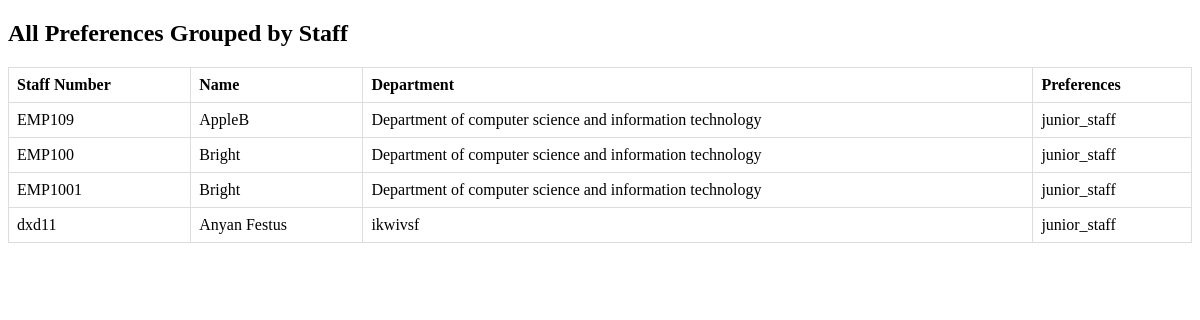
Before: /view_all_preferences/ with the older database file.
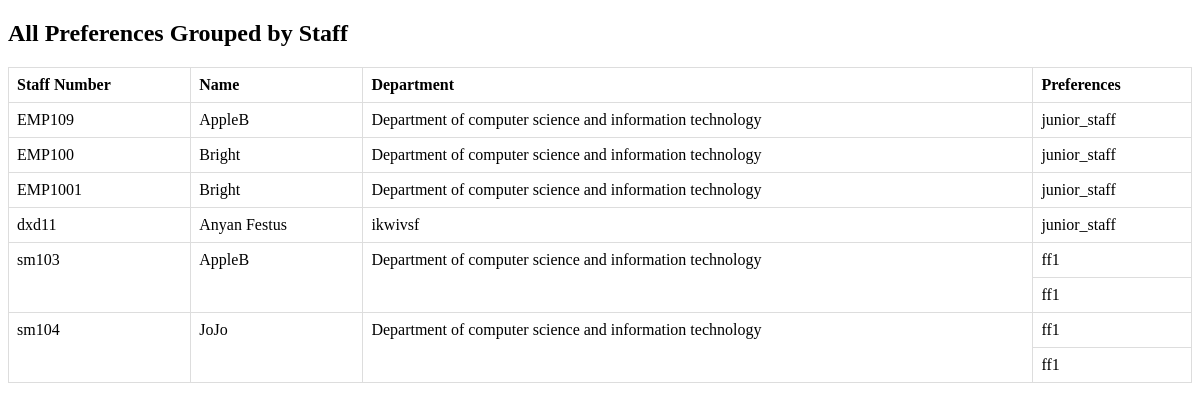
After: the same page with the newer database file.
### project/models.py (models this page shows, shortened)
class Appointment(models.Model):
    name = models.CharField(max_length=100)
    staff_number = models.CharField(max_length=100)
    department = models.CharField(max_length=100)
    mobile_no = models.IntegerField()
    dateOf_Uni_Appointment = models.DateField(default=date.today)  # Default date object
    presentUni_bungalow = models.CharField(max_length=100)
    date_of_occupation_ofAccomodation = models.DateField(null=True,blank=True)  # Default date object
    studyLeave_from = models.DateField(null=True, blank=True)
    studyLeave_to = models.DateField(null=True, blank=True)
    initial_point = models.IntegerField(default=0)
    marital_status_choices = [
        ('single','Single'),
        ('married','Married'),
        ('none','None')
    ]
    marital_status = models.CharField(max_length=50,choices=marital_status_choices,default='Single')
    duty_status_choices = [
        ('provert','Provert'),
        ('deans','Deans'),
        ('head of department','Head of Department')
    ]
    duty_status = models.CharField(max_length=50,choices=duty_status_choices,default='Provert')
    num_of_children = models.IntegerField()
    date_of_duty = models.DateField(null=True, blank=True)
    present_accommodation = models.CharField(max_length=50, choices=[('off_campus', 'Off Campus'), ('on_campus', 'On Campus'), ('temporary_accommodation', 'Temporary Accommodation'), ('not_accommodated', 'Not Accommodated')],default='Not Accomodated')

class Preference(models.Model):
    application = models.ForeignKey(Appointment, on_delete=models.CASCADE, related_name='preferences')
    preference = models.CharField(max_length=255,default='ff1')

### project/views.py (the view)
# urls.py: path('view_all_preferences/', views.view_all_preferences, name='view_all_preferences'),
def view_all_preferences(request):
    applications = Appointment.objects.all()
    preferences = Preference.objects.select_related('application').all()
    preferences_dict = {}
    for pref in preferences:
        staff_number = pref.application.staff_number
        if staff_number not in preferences_dict:
            preferences_dict[staff_number] = {
                'name': pref.application.name,
                'department': pref.application.department,
                'preferences': []
            }
        preferences_dict[staff_number]['preferences'].append(pref.preference)
    return render(request, 'view_preferences.html', {
        'applications': applications,
        'preferences_dict': preferences_dict
    })

### templates/view_preferences.html (shortened to what this page needs)
<!DOCTYPE html>
<html lang="en">
<head>
</head>
<body>
    <h2>All Preferences Grouped by Staff</h2>
    <table>
        <thead>
            <tr>
                <th>Staff Number</th>
                <th>Name</th>
                <th>Department</th>
                <th>Preferences</th>
            </tr>
        </thead>
        <tbody>
            {% for staff_number, details in preferences_dict.items %}
                <tr>
                    <td rowspan="{{ details.preferences|length }}">{{ staff_number }}</td>
                    <td rowspan="{{ details.preferences|length }}">{{ details.name }}</td>
                    <td rowspan="{{ details.preferences|length }}">{{ details.department }}</td>
                    <td>{{ details.preferences|first }}</td>
                </tr>
                {% for pref in details.preferences|slice:":-1" %}
                    <tr>
                        <td>{{ pref }}</td>
                    </tr>
                {% endfor %}
            {% empty %}
                <tr>
                    <td colspan="4">No preferences available</td>
                </tr>
            {% endfor %}
        </tbody>
    </table>
</body>
</html>

Changed rows visible on the page:
added Appointment: preferences_dict "sm103", name "AppleB", department "Department of computer science and information technology"
added Preference: preferences "ff1"
added Appointment: preferences_dict "sm104", name "JoJo", department "Department of computer science and information technology"
added Preference: preferences "ff1"
Other visible differences:
new list line: "ff1"
